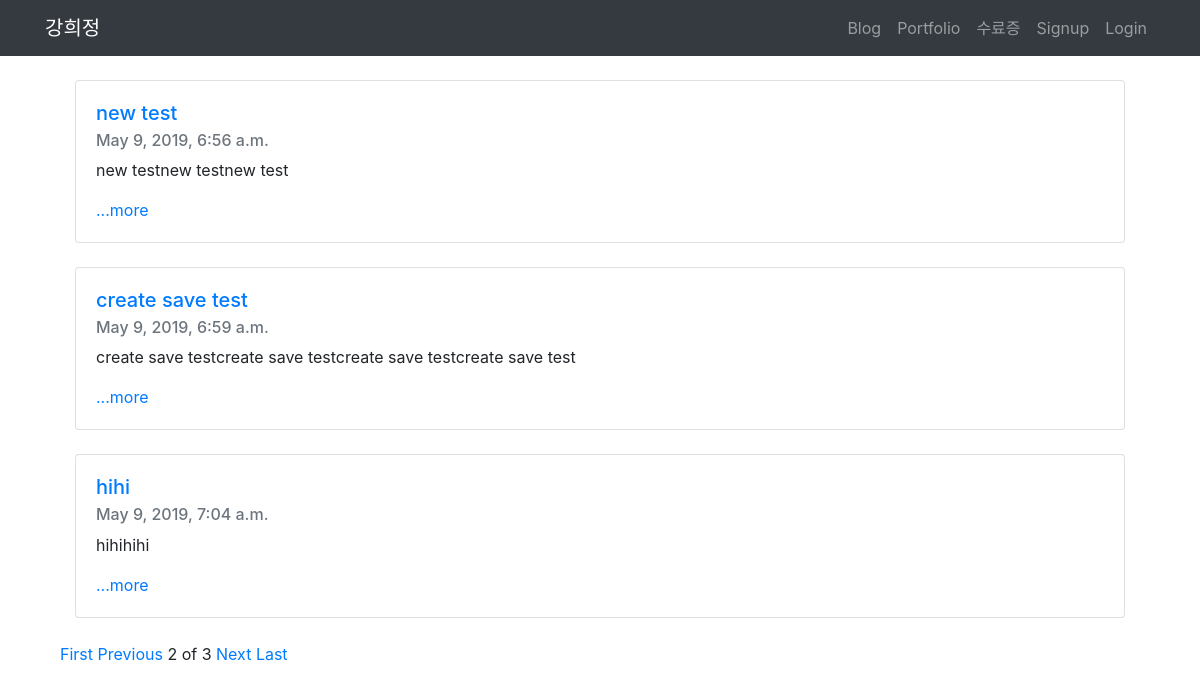
Screenshot of /?page=2 with the database file from the repository.
### project/models.py (models this page shows, shortened)
class Blog(models.Model):
    title=models.CharField(max_length=200)
    pub_date=models.DateTimeField('date published')
    body=models.TextField()
    def summary(self):
        return self.body[:100]

### project/views.py (the view)
# urls.py: 2. Add a URL to urlpatterns:  path('', views.home, name='home')
def home(request):
    blogs=Blog.objects
    blog_list=Blog.objects.all()
    paginator=Paginator(blog_list,3)
    page=request.GET.get('page')
    posts=paginator.get_page(page)
    return render(request,'home.html',{'blogs':blogs,'posts':posts})

### project/templates/home.html (shortened to what this page needs)
<!DOCTYPE html>
<html>
{% extends 'base.html' %}
{% block content %}
<body>
<div class="container">
    <br>
    {% for blog in posts %}
    <div class="container">
    <div class="card">
        <div class="card-body">
            <h5 class="card-title"><a href="{% url 'detail' blog.id %}">{{blog.title}}</a></h6>
            <h6 class="card-subtitle mb-2 text-muted">{{ blog.pub_date }}</h6>
            <p class="card-text">{{blog.summary}}</p>
            <a href="{% url 'detail' blog.id %}" class="card-link">...more</a>
        </div>
    </div><br>
    </div>
    {% endfor %}
</div>
<div class="container">
{% if posts.has_previous%}
<a href="?page=1">First</a>
<a href="?page={{posts.previous_page_number}}">Previous</a>
{% endif%}
<span>{{posts.number}}</span>
<span>of</span>
<span>{{posts.paginator.num_pages}}</span>
{% if posts.has_next%}
<a href="?page={{posts.next_page_number}}">Next</a>
<a href="?page={{posts.paginator.num_pages}}">Last</a>
{% endif%}
</div>
{% endblock %}

### rows the page displays
Blog: title "new test", pub_date "May 9, 2019, 6:56 a.m.", summary "new testnew testnew test"
Blog: title "create save test", pub_date "May 9, 2019, 6:59 a.m.", summary "create save testcreate save testcreate save testcreate save test"
Blog: title "hihi", pub_date "May 9, 2019, 7:04 a.m.", summary "hihihihi"

### other values shown
{{ posts.number }} "2"
{{ posts.paginator.num_pages }} "3"
